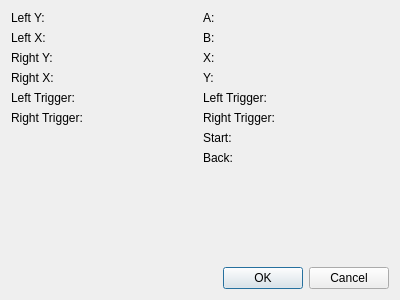
<?xml version="1.0" encoding="UTF-8"?>
<ui version="4.0">
 <class>JoystickTestWindow</class>
 <widget class="QDialog" name="JoystickTestWindow">
  <property name="geometry">
   <rect>
    <x>0</x>
    <y>0</y>
    <width>400</width>
    <height>300</height>
   </rect>
  </property>
  <property name="windowTitle">
   <string>Joystick Test</string>
  </property>
  <layout class="QVBoxLayout" name="verticalLayout">
   <item>
    <layout class="QHBoxLayout" name="horizontalLayout">
     <item>
      <layout class="QVBoxLayout" name="verticalLayout_2">
       <property name="sizeConstraint">
        <enum>QLayout::SetDefaultConstraint</enum>
       </property>
       <item>
        <widget class="QLabel" name="leftYLabel">
         <property name="text">
          <string>Left Y:</string>
         </property>
        </widget>
       </item>
       <item>
        <widget class="QLabel" name="leftXLabel">
         <property name="text">
          <string>Left X:</string>
         </property>
        </widget>
       </item>
       <item>
        <widget class="QLabel" name="rightYLabel">
         <property name="text">
          <string>Right Y:</string>
         </property>
        </widget>
       </item>
       <item>
        <widget class="QLabel" name="rightXLabel">
         <property name="text">
          <string>Right X:</string>
         </property>
        </widget>
       </item>
       <item>
        <widget class="QLabel" name="leftTriggerLabel">
         <property name="text">
          <string>Left Trigger:</string>
         </property>
        </widget>
       </item>
       <item>
        <widget class="QLabel" name="rightTriggerLabel">
         <property name="text">
          <string>Right Trigger:</string>
         </property>
        </widget>
       </item>
       <item>
        <spacer name="verticalSpacer">
         <property name="orientation">
          <enum>Qt::Vertical</enum>
         </property>
         <property name="sizeHint" stdset="0">
          <size>
           <width>20</width>
           <height>40</height>
          </size>
         </property>
        </spacer>
       </item>
      </layout>
     </item>
     <item>
      <layout class="QVBoxLayout" name="verticalLayout_3">
       <item>
        <widget class="QLabel" name="aLabel">
         <property name="text">
          <string>A:</string>
         </property>
        </widget>
       </item>
       <item>
        <widget class="QLabel" name="bLabel">
         <property name="text">
          <string>B:</string>
         </property>
        </widget>
       </item>
       <item>
        <widget class="QLabel" name="xLabel">
         <property name="text">
          <string>X:</string>
         </property>
        </widget>
       </item>
       <item>
        <widget class="QLabel" name="yLabel">
         <property name="text">
          <string>Y:</string>
         </property>
        </widget>
       </item>
       <item>
        <widget class="QLabel" name="leftTriggerButtonLabel">
         <property name="text">
          <string>Left Trigger:</string>
         </property>
        </widget>
       </item>
       <item>
        <widget class="QLabel" name="rightTriggerButtonLabel">
         <property name="text">
          <string>Right Trigger:</string>
         </property>
        </widget>
       </item>
       <item>
        <widget class="QLabel" name="startLabel">
         <property name="text">
          <string>Start:</string>
         </property>
        </widget>
       </item>
       <item>
        <widget class="QLabel" name="backLabel">
         <property name="text">
          <string>Back:</string>
         </property>
        </widget>
       </item>
       <item>
        <spacer name="verticalSpacer_2">
         <property name="orientation">
          <enum>Qt::Vertical</enum>
         </property>
         <property name="sizeHint" stdset="0">
          <size>
           <width>20</width>
           <height>40</height>
          </size>
         </property>
        </spacer>
       </item>
      </layout>
     </item>
    </layout>
   </item>
   <item>
    <widget class="QDialogButtonBox" name="buttonBox">
     <property name="orientation">
      <enum>Qt::Horizontal</enum>
     </property>
     <property name="standardButtons">
      <set>QDialogButtonBox::Cancel|QDialogButtonBox::Ok</set>
     </property>
    </widget>
   </item>
  </layout>
 </widget>
 <resources/>
 <connections>
  <connection>
   <sender>buttonBox</sender>
   <signal>accepted()</signal>
   <receiver>JoystickTestWindow</receiver>
   <slot>accept()</slot>
   <hints>
    <hint type="sourcelabel">
     <x>248</x>
     <y>254</y>
    </hint>
    <hint type="destinationlabel">
     <x>157</x>
     <y>274</y>
    </hint>
   </hints>
  </connection>
  <connection>
   <sender>buttonBox</sender>
   <signal>rejected()</signal>
   <receiver>JoystickTestWindow</receiver>
   <slot>reject()</slot>
   <hints>
    <hint type="sourcelabel">
     <x>316</x>
     <y>260</y>
    </hint>
    <hint type="destinationlabel">
     <x>286</x>
     <y>274</y>
    </hint>
   </hints>
  </connection>
 </connections>
</ui>
